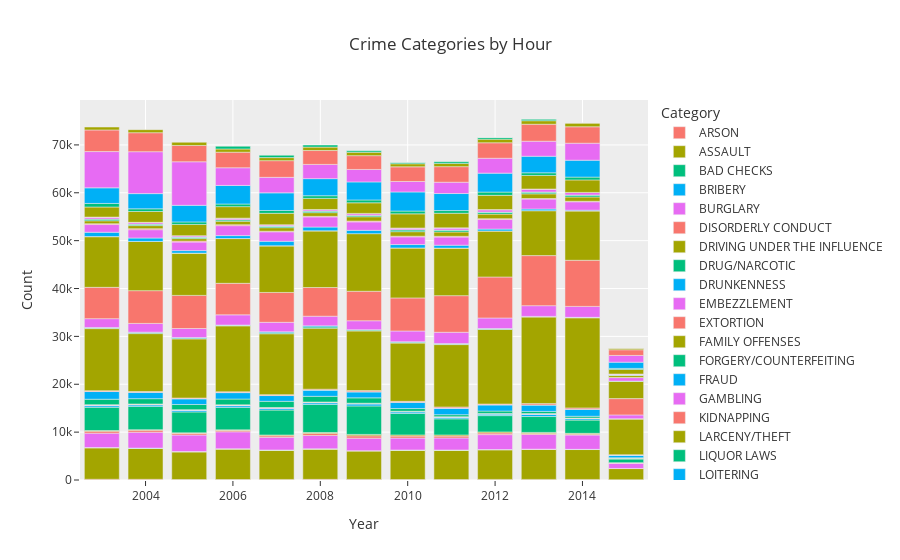

Write notebook code for a chart like this one.
### Code cell
grouped_data = sf_crime_data.groupby(['Year', 'Category']).size().reset_index(name='Count')
fig = px.bar(grouped_data, x='Year', y='Count', color='Category', 
             title='Crime Categories by Hour', labels={'Hour': 'Hour of the Day', 'Count': 'Count'})
fig.show()

### Figure 1 — Plotly figure (JSON) as saved in the notebook; plotly's stock layout.template omitted (floating-point values rounded to 4 significant figures)
{"data": [{"alignmentgroup": "True", "hovertemplate": "Category=ARSON<br>Year=%{x}<br>Count=%{y}<extra></extra>", "legendgroup": "ARSON", "marker": {"color": "#F8766D", "pattern": {"shape": ""}}, "name": "ARSON", "offsetgroup": "ARSON", "orientation": "v", "showlegend": true, "textposition": "auto", "type": "bar", "x": [2003, 2004, 2005, 2006, 2007, 2008, 2009, 2010, 2011, 2012, 2013, 2014, 2015], "xaxis": "x", "y": [154, 147, 106, 102, 118, 133, 119, 104, 98, 122, 125, 115, 69], "yaxis": "y"}, {"alignmentgroup": "True", "hovertemplate": "Category=ASSAULT<br>Year=%{x}<br>Count=%{y}<extra></extra>", "legendgroup": "ASSAULT", "marker": {"color": "#A3A500", "pattern": {"shape": ""}}, "name": "ASSAULT", "offsetgroup": "ASSAULT", "orientation": "v", "showlegend": true, "textposition": "auto", "type": "bar", "x": [2003, 2004, 2005, 2006, 2007, 2008, 2009, 2010, 2011, 2012, 2013, 2014, 2015], "xaxis": "x", "y": [6553, 6459, 5768, 6362, 6100, 6323, 5965, 6119, 6113, 6195, 6278, 6252, 2324], "yaxis": "y"}, {"alignmentgroup": "True", "hovertemplate": "Category=BAD CHECKS<br>Year=%{x}<br>Count=%{y}<extra></extra>", "legendgroup": "BAD CHECKS", "marker": {"color": "#00BF7D", "pattern": {"shape": ""}}, "name": "BAD CHECKS", "offsetgroup": "BAD CHECKS", "orientation": "v", "showlegend": true, "textposition": "auto", "type": "bar", "x": [2003, 2004, 2005, 2006, 2007, 2008, 2009, 2010, 2011, 2012, 2013, 2014, 2015], "xaxis": "x", "y": [69, 42, 55, 47, 29, 37, 26, 19, 30, 24, 12, 12, 4], "yaxis": "y"}, {"alignmentgroup": "True", "hovertemplate": "Category=BRIBERY<br>Year=%{x}<br>Count=%{y}<extra></extra>", "legendgroup": "BRIBERY", "marker": {"color": "#00B0F6", "pattern": {"shape": ""}}, "name": "BRIBERY", "offsetgroup": "BRIBERY", "orientation": "v", "showlegend": true, "textposition": "auto", "type": "bar", "x": [2003, 2004, 2005, 2006, 2007, 2008, 2009, 2010, 2011, 2012, 2013, 2014, 2015], "xaxis": "x", "y": [12, 18, 18, 19, 23, 21, 20, 30, 27, 28, 32, 26, 15], "yaxis": "y"}, {"alignmentgroup": "True", "hovertemplate": "Category=BURGLARY<br>Year=%{x}<br>Count=%{y}<extra></extra>", "legendgroup": "BURGLARY", "marker": {"color": "#E76BF3", "pattern": {"shape": ""}}, "name": "BURGLARY", "offsetgroup": "BURGLARY", "orientation": "v", "showlegend": true, "textposition": "auto", "type": "bar", "x": [2003, 2004, 2005, 2006, 2007, 2008, 2009, 2010, 2011, 2012, 2013, 2014, 2015], "xaxis": "x", "y": [2999, 3321, 3450, 3536, 2645, 2791, 2615, 2482, 2509, 3111, 3066, 2990, 1084], "yaxis": "y"}, {"alignmentgroup": "True", "hovertemplate": "Category=DISORDERLY CONDUCT<br>Year=%{x}<br>Count=%{y}<extra></extra>", "legendgroup": "DISORDERLY CONDUCT", "marker": {"color": "#F8766D", "pattern": {"shape": ""}}, "name": "DISORDERLY CONDUCT", "offsetgroup": "DISORDERLY CONDUCT", "orientation": "v", "showlegend": true, "textposition": "auto", "type": "bar", "x": [2003, 2004, 2005, 2006, 2007, 2008, 2009, 2010, 2011, 2012, 2013, 2014, 2015], "xaxis": "x", "y": [405, 415, 351, 274, 323, 413, 492, 429, 398, 358, 211, 171, 71], "yaxis": "y"}, {"alignmentgroup": "True", "hovertemplate": "Category=DRIVING UNDER THE INFLUENCE<br>Year=%{x}<br>Count=%{y}<extra></extra>", "legendgroup": "DRIVING UNDER THE INFLUENCE", "marker": {"color": "#A3A500", "pattern": {"shape": ""}}, "name": "DRIVING UNDER THE INFLUENCE", "offsetgroup": "DRIVING UNDER THE INFLUENCE", "orientation": "v", "showlegend": true, "textposition": "auto", "type": "bar", "x": [2003, 2004, 2005, 2006, 2007, 2008, 2009, 2010, 2011, 2012, 2013, 2014, 2015], "xaxis": "x", "y": [135, 110, 98, 135, 164, 206, 286, 233, 233, 207, 217, 184, 60], "yaxis": "y"}, {"alignmentgroup": "True", "hovertemplate": "Category=DRUG/NARCOTIC<br>Year=%{x}<br>Count=%{y}<extra></extra>", "legendgroup": "DRUG/NARCOTIC", "marker": {"color": "#00BF7D", "pattern": {"shape": ""}}, "name": "DRUG/NARCOTIC", "offsetgroup": "DRUG/NARCOTIC", "orientation": "v", "showlegend": true, "textposition": "auto", "type": "bar", "x": [2003, 2004, 2005, 2006, 2007, 2008, 2009, 2010, 2011, 2012, 2013, 2014, 2015], "xaxis": "x", "y": [4873, 4865, 4374, 4694, 5212, 5863, 5945, 4481, 3371, 3405, 3319, 2766, 751], "yaxis": "y"}, {"alignmentgroup": "True", "hovertemplate": "Category=DRUNKENNESS<br>Year=%{x}<br>Count=%{y}<extra></extra>", "legendgroup": "DRUNKENNESS", "marker": {"color": "#00B0F6", "pattern": {"shape": ""}}, "name": "DRUNKENNESS", "offsetgroup": "DRUNKENNESS", "orientation": "v", "showlegend": true, "textposition": "auto", "type": "bar", "x": [2003, 2004, 2005, 2006, 2007, 2008, 2009, 2010, 2011, 2012, 2013, 2014, 2015], "xaxis": "x", "y": [333, 314, 335, 356, 338, 345, 409, 328, 317, 315, 477, 301, 109], "yaxis": "y"}, {"alignmentgroup": "True", "hovertemplate": "Category=EMBEZZLEMENT<br>Year=%{x}<br>Count=%{y}<extra></extra>", "legendgroup": "EMBEZZLEMENT", "marker": {"color": "#E76BF3", "pattern": {"shape": ""}}, "name": "EMBEZZLEMENT", "offsetgroup": "EMBEZZLEMENT", "orientation": "v", "showlegend": true, "textposition": "auto", "type": "bar", "x": [2003, 2004, 2005, 2006, 2007, 2008, 2009, 2010, 2011, 2012, 2013, 2014, 2015], "xaxis": "x", "y": [130, 98, 91, 103, 135, 102, 93, 75, 84, 81, 73, 80, 19], "yaxis": "y"}, {"alignmentgroup": "True", "hovertemplate": "Category=EXTORTION<br>Year=%{x}<br>Count=%{y}<extra></extra>", "legendgroup": "EXTORTION", "marker": {"color": "#F8766D", "pattern": {"shape": ""}}, "name": "EXTORTION", "offsetgroup": "EXTORTION", "orientation": "v", "showlegend": true, "textposition": "auto", "type": "bar", "x": [2003, 2004, 2005, 2006, 2007, 2008, 2009, 2010, 2011, 2012, 2013, 2014, 2015], "xaxis": "x", "y": [14, 29, 15, 18, 20, 25, 33, 25, 21, 18, 22, 12, 4], "yaxis": "y"}, {"alignmentgroup": "True", "hovertemplate": "Category=FAMILY OFFENSES<br>Year=%{x}<br>Count=%{y}<extra></extra>", "legendgroup": "FAMILY OFFENSES", "marker": {"color": "#A3A500", "pattern": {"shape": ""}}, "name": "FAMILY OFFENSES", "offsetgroup": "FAMILY OFFENSES", "orientation": "v", "showlegend": true, "textposition": "auto", "type": "bar", "x": [2003, 2004, 2005, 2006, 2007, 2008, 2009, 2010, 2011, 2012, 2013, 2014, 2015], "xaxis": "x", "y": [59, 52, 35, 53, 36, 29, 39, 39, 26, 39, 35, 35, 11], "yaxis": "y"}, {"alignmentgroup": "True", "hovertemplate": "Category=FORGERY/COUNTERFEITING<br>Year=%{x}<br>Count=%{y}<extra></extra>", "legendgroup": "FORGERY/COUNTERFEITING", "marker": {"color": "#00BF7D", "pattern": {"shape": ""}}, "name": "FORGERY/COUNTERFEITING", "offsetgroup": "FORGERY/COUNTERFEITING", "orientation": "v", "showlegend": true, "textposition": "auto", "type": "bar", "x": [2003, 2004, 2005, 2006, 2007, 2008, 2009, 2010, 2011, 2012, 2013, 2014, 2015], "xaxis": "x", "y": [1136, 1122, 1081, 1211, 1298, 1197, 1118, 559, 415, 499, 459, 370, 127], "yaxis": "y"}, {"alignmentgroup": "True", "hovertemplate": "Category=FRAUD<br>Year=%{x}<br>Count=%{y}<extra></extra>", "legendgroup": "FRAUD", "marker": {"color": "#00B0F6", "pattern": {"shape": ""}}, "name": "FRAUD", "offsetgroup": "FRAUD", "orientation": "v", "showlegend": true, "textposition": "auto", "type": "bar", "x": [2003, 2004, 2005, 2006, 2007, 2008, 2009, 2010, 2011, 2012, 2013, 2014, 2015], "xaxis": "x", "y": [1612, 1345, 1202, 1348, 1203, 1295, 1261, 1324, 1371, 1308, 1344, 1476, 548], "yaxis": "y"}, {"alignmentgroup": "True", "hovertemplate": "Category=GAMBLING<br>Year=%{x}<br>Count=%{y}<extra></extra>", "legendgroup": "GAMBLING", "marker": {"color": "#E76BF3", "pattern": {"shape": ""}}, "name": "GAMBLING", "offsetgroup": "GAMBLING", "orientation": "v", "showlegend": true, "textposition": "auto", "type": "bar", "x": [2003, 2004, 2005, 2006, 2007, 2008, 2009, 2010, 2011, 2012, 2013, 2014, 2015], "xaxis": "x", "y": [14, 15, 10, 14, 19, 10, 18, 6, 14, 10, 7, 3, 6], "yaxis": "y"}, {"alignmentgroup": "True", "hovertemplate": "Category=KIDNAPPING<br>Year=%{x}<br>Count=%{y}<extra></extra>", "legendgroup": "KIDNAPPING", "marker": {"color": "#F8766D", "pattern": {"shape": ""}}, "name": "KIDNAPPING", "offsetgroup": "KIDNAPPING", "orientation": "v", "showlegend": true, "textposition": "auto", "type": "bar", "x": [2003, 2004, 2005, 2006, 2007, 2008, 2009, 2010, 2011, 2012, 2013, 2014, 2015], "xaxis": "x", "y": [163, 138, 133, 159, 169, 178, 233, 176, 220, 153, 283, 262, 73], "yaxis": "y"}, {"alignmentgroup": "True", "hovertemplate": "Category=LARCENY/THEFT<br>Year=%{x}<br>Count=%{y}<extra></extra>", "legendgroup": "LARCENY/THEFT", "marker": {"color": "#A3A500", "pattern": {"shape": ""}}, "name": "LARCENY/THEFT", "offsetgroup": "LARCENY/THEFT", "orientation": "v", "showlegend": true, "textposition": "auto", "type": "bar", "x": [2003, 2004, 2005, 2006, 2007, 2008, 2009, 2010, 2011, 2012, 2013, 2014, 2015], "xaxis": "x", "y": [12961, 12093, 12358, 13769, 12718, 12758, 12467, 12171, 13042, 15582, 18077, 18823, 7486], "yaxis": "y"}, {"alignmentgroup": "True", "hovertemplate": "Category=LIQUOR LAWS<br>Year=%{x}<br>Count=%{y}<extra></extra>", "legendgroup": "LIQUOR LAWS", "marker": {"color": "#00BF7D", "pattern": {"shape": ""}}, "name": "LIQUOR LAWS", "offsetgroup": "LIQUOR LAWS", "orientation": "v", "showlegend": true, "textposition": "auto", "type": "bar", "x": [2003, 2004, 2005, 2006, 2007, 2008, 2009, 2010, 2011, 2012, 2013, 2014, 2015], "xaxis": "x", "y": [137, 187, 153, 123, 201, 257, 189, 176, 131, 111, 118, 81, 35], "yaxis": "y"}, {"alignmentgroup": "True", "hovertemplate": "Category=LOITERING<br>Year=%{x}<br>Count=%{y}<extra></extra>", "legendgroup": "LOITERING", "marker": {"color": "#00B0F6", "pattern": {"shape": ""}}, "name": "LOITERING", "offsetgroup": "LOITERING", "orientation": "v", "showlegend": true, "textposition": "auto", "type": "bar", "x": [2003, 2004, 2005, 2006, 2007, 2008, 2009, 2010, 2011, 2012, 2013, 2014, 2015], "xaxis": "x", "y": [100, 117, 137, 48, 217, 215, 66, 112, 73, 71, 23, 23, 5], "yaxis": "y"}, {"alignmentgroup": "True", "hovertemplate": "Category=MISSING PERSON<br>Year=%{x}<br>Count=%{y}<extra></extra>", "legendgroup": "MISSING PERSON", "marker": {"color": "#E76BF3", "pattern": {"shape": ""}}, "name": "MISSING PERSON", "offsetgroup": "MISSING PERSON", "orientation": "v", "showlegend": true, "textposition": "auto", "type": "bar", "x": [2003, 2004, 2005, 2006, 2007, 2008, 2009, 2010, 2011, 2012, 2013, 2014, 2015], "xaxis": "x", "y": [1842, 1824, 1876, 2132, 1975, 2018, 1873, 2240, 2365, 2208, 2237, 2284, 795], "yaxis": "y"}, {"alignmentgroup": "True", "hovertemplate": "Category=NON-CRIMINAL<br>Year=%{x}<br>Count=%{y}<extra></extra>", "legendgroup": "NON-CRIMINAL", "marker": {"color": "#F8766D", "pattern": {"shape": ""}}, "name": "NON-CRIMINAL", "offsetgroup": "NON-CRIMINAL", "orientation": "v", "showlegend": true, "textposition": "auto", "type": "bar", "x": [2003, 2004, 2005, 2006, 2007, 2008, 2009, 2010, 2011, 2012, 2013, 2014, 2015], "xaxis": "x", "y": [6548, 6840, 6918, 6584, 6237, 5995, 6162, 6908, 7656, 8564, 10462, 9633, 3404], "yaxis": "y"}, {"alignmentgroup": "True", "hovertemplate": "Category=OTHER OFFENSES<br>Year=%{x}<br>Count=%{y}<extra></extra>", "legendgroup": "OTHER OFFENSES", "marker": {"color": "#A3A500", "pattern": {"shape": ""}}, "name": "OTHER OFFENSES", "offsetgroup": "OTHER OFFENSES", "orientation": "v", "showlegend": true, "textposition": "auto", "type": "bar", "x": [2003, 2004, 2005, 2006, 2007, 2008, 2009, 2010, 2011, 2012, 2013, 2014, 2015], "xaxis": "x", "y": [10593, 10279, 8827, 9350, 9743, 11845, 12029, 10445, 9931, 9612, 9392, 10275, 3622], "yaxis": "y"}, {"alignmentgroup": "True", "hovertemplate": "Category=PORNOGRAPHY/OBSCENE MAT<br>Year=%{x}<br>Count=%{y}<extra></extra>", "legendgroup": "PORNOGRAPHY/OBSCENE MAT", "marker": {"color": "#00BF7D", "pattern": {"shape": ""}}, "name": "PORNOGRAPHY/OBSCENE MAT", "offsetgroup": "PORNOGRAPHY/OBSCENE MAT", "orientation": "v", "showlegend": true, "textposition": "auto", "type": "bar", "x": [2003, 2004, 2005, 2006, 2007, 2008, 2010, 2011, 2012, 2013], "xaxis": "x", "y": [1, 3, 4, 3, 3, 1, 3, 2, 1, 1], "yaxis": "y"}, {"alignmentgroup": "True", "hovertemplate": "Category=PROSTITUTION<br>Year=%{x}<br>Count=%{y}<extra></extra>", "legendgroup": "PROSTITUTION", "marker": {"color": "#00B0F6", "pattern": {"shape": ""}}, "name": "PROSTITUTION", "offsetgroup": "PROSTITUTION", "orientation": "v", "showlegend": true, "textposition": "auto", "type": "bar", "x": [2003, 2004, 2005, 2006, 2007, 2008, 2009, 2010, 2011, 2012, 2013, 2014, 2015], "xaxis": "x", "y": [909, 717, 527, 611, 947, 781, 693, 701, 603, 388, 338, 187, 44], "yaxis": "y"}, {"alignmentgroup": "True", "hovertemplate": "Category=ROBBERY<br>Year=%{x}<br>Count=%{y}<extra></extra>", "legendgroup": "ROBBERY", "marker": {"color": "#E76BF3", "pattern": {"shape": ""}}, "name": "ROBBERY", "offsetgroup": "ROBBERY", "orientation": "v", "showlegend": true, "textposition": "auto", "type": "bar", "x": [2003, 2004, 2005, 2006, 2007, 2008, 2009, 2010, 2011, 2012, 2013, 2014, 2015], "xaxis": "x", "y": [1614, 1742, 1790, 2087, 1977, 2127, 1775, 1612, 1699, 2003, 2080, 1759, 722], "yaxis": "y"}, {"alignmentgroup": "True", "hovertemplate": "Category=RUNAWAY<br>Year=%{x}<br>Count=%{y}<extra></extra>", "legendgroup": "RUNAWAY", "marker": {"color": "#F8766D", "pattern": {"shape": ""}}, "name": "RUNAWAY", "offsetgroup": "RUNAWAY", "orientation": "v", "showlegend": true, "textposition": "auto", "type": "bar", "x": [2003, 2004, 2005, 2006, 2007, 2008, 2009, 2010, 2011, 2012, 2013, 2014, 2015], "xaxis": "x", "y": [178, 205, 194, 190, 125, 121, 165, 134, 160, 177, 112, 108, 25], "yaxis": "y"}, {"alignmentgroup": "True", "hovertemplate": "Category=SECONDARY CODES<br>Year=%{x}<br>Count=%{y}<extra></extra>", "legendgroup": "SECONDARY CODES", "marker": {"color": "#A3A500", "pattern": {"shape": ""}}, "name": "SECONDARY CODES", "offsetgroup": "SECONDARY CODES", "orientation": "v", "showlegend": true, "textposition": "auto", "type": "bar", "x": [2003, 2004, 2005, 2006, 2007, 2008, 2009, 2010, 2011, 2012, 2013, 2014, 2015], "xaxis": "x", "y": [609, 647, 517, 733, 735, 761, 901, 942, 901, 954, 979, 898, 402], "yaxis": "y"}, {"alignmentgroup": "True", "hovertemplate": "Category=SEX OFFENSES FORCIBLE<br>Year=%{x}<br>Count=%{y}<extra></extra>", "legendgroup": "SEX OFFENSES FORCIBLE", "marker": {"color": "#00BF7D", "pattern": {"shape": ""}}, "name": "SEX OFFENSES FORCIBLE", "offsetgroup": "SEX OFFENSES FORCIBLE", "orientation": "v", "showlegend": true, "textposition": "auto", "type": "bar", "x": [2003, 2004, 2005, 2006, 2007, 2008, 2009, 2010, 2011, 2012, 2013, 2014, 2015], "xaxis": "x", "y": [359, 310, 309, 303, 313, 337, 331, 391, 392, 411, 369, 397, 157], "yaxis": "y"}, {"alignmentgroup": "True", "hovertemplate": "Category=SEX OFFENSES NON FORCIBLE<br>Year=%{x}<br>Count=%{y}<extra></extra>", "legendgroup": "SEX OFFENSES NON FORCIBLE", "marker": {"color": "#00B0F6", "pattern": {"shape": ""}}, "name": "SEX OFFENSES NON FORCIBLE", "offsetgroup": "SEX OFFENSES NON FORCIBLE", "orientation": "v", "showlegend": true, "textposition": "auto", "type": "bar", "x": [2003, 2004, 2005, 2006, 2007, 2008, 2009, 2010, 2011, 2012, 2013, 2014, 2015], "xaxis": "x", "y": [14, 14, 9, 16, 20, 5, 7, 16, 10, 12, 9, 12, 4], "yaxis": "y"}, {"alignmentgroup": "True", "hovertemplate": "Category=STOLEN PROPERTY<br>Year=%{x}<br>Count=%{y}<extra></extra>", "legendgroup": "STOLEN PROPERTY", "marker": {"color": "#E76BF3", "pattern": {"shape": ""}}, "name": "STOLEN PROPERTY", "offsetgroup": "STOLEN PROPERTY", "orientation": "v", "showlegend": true, "textposition": "auto", "type": "bar", "x": [2003, 2004, 2005, 2006, 2007, 2008, 2009, 2010, 2011, 2012, 2013, 2014, 2015], "xaxis": "x", "y": [351, 310, 264, 277, 238, 273, 320, 332, 414, 479, 601, 516, 161], "yaxis": "y"}, {"alignmentgroup": "True", "hovertemplate": "Category=SUICIDE<br>Year=%{x}<br>Count=%{y}<extra></extra>", "legendgroup": "SUICIDE", "marker": {"color": "#F8766D", "pattern": {"shape": ""}}, "name": "SUICIDE", "offsetgroup": "SUICIDE", "orientation": "v", "showlegend": true, "textposition": "auto", "type": "bar", "x": [2003, 2004, 2005, 2006, 2007, 2008, 2009, 2010, 2011, 2012, 2013, 2014, 2015], "xaxis": "x", "y": [49, 50, 40, 45, 42, 51, 46, 33, 47, 41, 29, 27, 8], "yaxis": "y"}, {"alignmentgroup": "True", "hovertemplate": "Category=SUSPICIOUS OCC<br>Year=%{x}<br>Count=%{y}<extra></extra>", "legendgroup": "SUSPICIOUS OCC", "marker": {"color": "#A3A500", "pattern": {"shape": ""}}, "name": "SUSPICIOUS OCC", "offsetgroup": "SUSPICIOUS OCC", "orientation": "v", "showlegend": true, "textposition": "auto", "type": "bar", "x": [2003, 2004, 2005, 2006, 2007, 2008, 2009, 2010, 2011, 2012, 2013, 2014, 2015], "xaxis": "x", "y": [2102, 2261, 2337, 2403, 2387, 2317, 2211, 2954, 3048, 2979, 2826, 2611, 956], "yaxis": "y"}, {"alignmentgroup": "True", "hovertemplate": "Category=TRESPASS<br>Year=%{x}<br>Count=%{y}<extra></extra>", "legendgroup": "TRESPASS", "marker": {"color": "#00BF7D", "pattern": {"shape": ""}}, "name": "TRESPASS", "offsetgroup": "TRESPASS", "orientation": "v", "showlegend": true, "textposition": "auto", "type": "bar", "x": [2003, 2004, 2005, 2006, 2007, 2008, 2009, 2010, 2011, 2012, 2013, 2014, 2015], "xaxis": "x", "y": [744, 564, 532, 549, 589, 557, 597, 586, 564, 678, 562, 582, 213], "yaxis": "y"}, {"alignmentgroup": "True", "hovertemplate": "Category=VANDALISM<br>Year=%{x}<br>Count=%{y}<extra></extra>", "legendgroup": "VANDALISM", "marker": {"color": "#00B0F6", "pattern": {"shape": ""}}, "name": "VANDALISM", "offsetgroup": "VANDALISM", "orientation": "v", "showlegend": true, "textposition": "auto", "type": "bar", "x": [2003, 2004, 2005, 2006, 2007, 2008, 2009, 2010, 2011, 2012, 2013, 2014, 2015], "xaxis": "x", "y": [3259, 3173, 3462, 3877, 3682, 3568, 3767, 3988, 3561, 3958, 3453, 3534, 1298], "yaxis": "y"}, {"alignmentgroup": "True", "hovertemplate": "Category=VEHICLE THEFT<br>Year=%{x}<br>Count=%{y}<extra></extra>", "legendgroup": "VEHICLE THEFT", "marker": {"color": "#E76BF3", "pattern": {"shape": ""}}, "name": "VEHICLE THEFT", "offsetgroup": "VEHICLE THEFT", "orientation": "v", "showlegend": true, "textposition": "auto", "type": "bar", "x": [2003, 2004, 2005, 2006, 2007, 2008, 2009, 2010, 2011, 2012, 2013, 2014, 2015], "xaxis": "x", "y": [7578, 8756, 9099, 3696, 3246, 2972, 2599, 2186, 2359, 3109, 3140, 3551, 1406], "yaxis": "y"}, {"alignmentgroup": "True", "hovertemplate": "Category=WARRANTS<br>Year=%{x}<br>Count=%{y}<extra></extra>", "legendgroup": "WARRANTS", "marker": {"color": "#F8766D", "pattern": {"shape": ""}}, "name": "WARRANTS", "offsetgroup": "WARRANTS", "orientation": "v", "showlegend": true, "textposition": "auto", "type": "bar", "x": [2003, 2004, 2005, 2006, 2007, 2008, 2009, 2010, 2011, 2012, 2013, 2014, 2015], "xaxis": "x", "y": [4516, 3970, 3405, 3251, 3480, 2901, 2890, 3064, 3256, 3233, 3550, 3432, 1189], "yaxis": "y"}, {"alignmentgroup": "True", "hovertemplate": "Category=WEAPON LAWS<br>Year=%{x}<br>Count=%{y}<extra></extra>", "legendgroup": "WEAPON LAWS", "marker": {"color": "#A3A500", "pattern": {"shape": ""}}, "name": "WEAPON LAWS", "offsetgroup": "WEAPON LAWS", "orientation": "v", "showlegend": true, "textposition": "auto", "type": "bar", "x": [2003, 2004, 2005, 2006, 2007, 2008, 2009, 2010, 2011, 2012, 2013, 2014, 2015], "xaxis": "x", "y": [605, 634, 678, 678, 641, 712, 700, 642, 676, 760, 736, 774, 314], "yaxis": "y"}, {"alignmentgroup": "True", "hovertemplate": "Category=RECOVERED VEHICLE<br>Year=%{x}<br>Count=%{y}<extra></extra>", "legendgroup": "RECOVERED VEHICLE", "marker": {"color": "#00BF7D", "pattern": {"shape": ""}}, "name": "RECOVERED VEHICLE", "offsetgroup": "RECOVERED VEHICLE", "orientation": "v", "showlegend": true, "textposition": "auto", "type": "bar", "x": [2006, 2007, 2008, 2009, 2010, 2011, 2012, 2013], "xaxis": "x", "y": [557, 493, 436, 311, 287, 338, 353, 357], "yaxis": "y"}, {"alignmentgroup": "True", "hovertemplate": "Category=TREA<br>Year=%{x}<br>Count=%{y}<extra></extra>", "legendgroup": "TREA", "marker": {"color": "#00B0F6", "pattern": {"shape": ""}}, "name": "TREA", "offsetgroup": "TREA", "orientation": "v", "showlegend": true, "textposition": "auto", "type": "bar", "x": [2010, 2012, 2013, 2014, 2015], "xaxis": "x", "y": [2, 1, 1, 1, 1], "yaxis": "y"}], "layout": {"barmode": "relative", "legend": {"title": {"text": "Category"}, "tracegroupgap": 0}, "title": {"text": "Crime Categories by Hour"}, "xaxis": {"anchor": "y", "domain": [0, 1], "title": {"text": "Year"}}, "yaxis": {"anchor": "x", "domain": [0, 1], "title": {"text": "Count"}}}}
